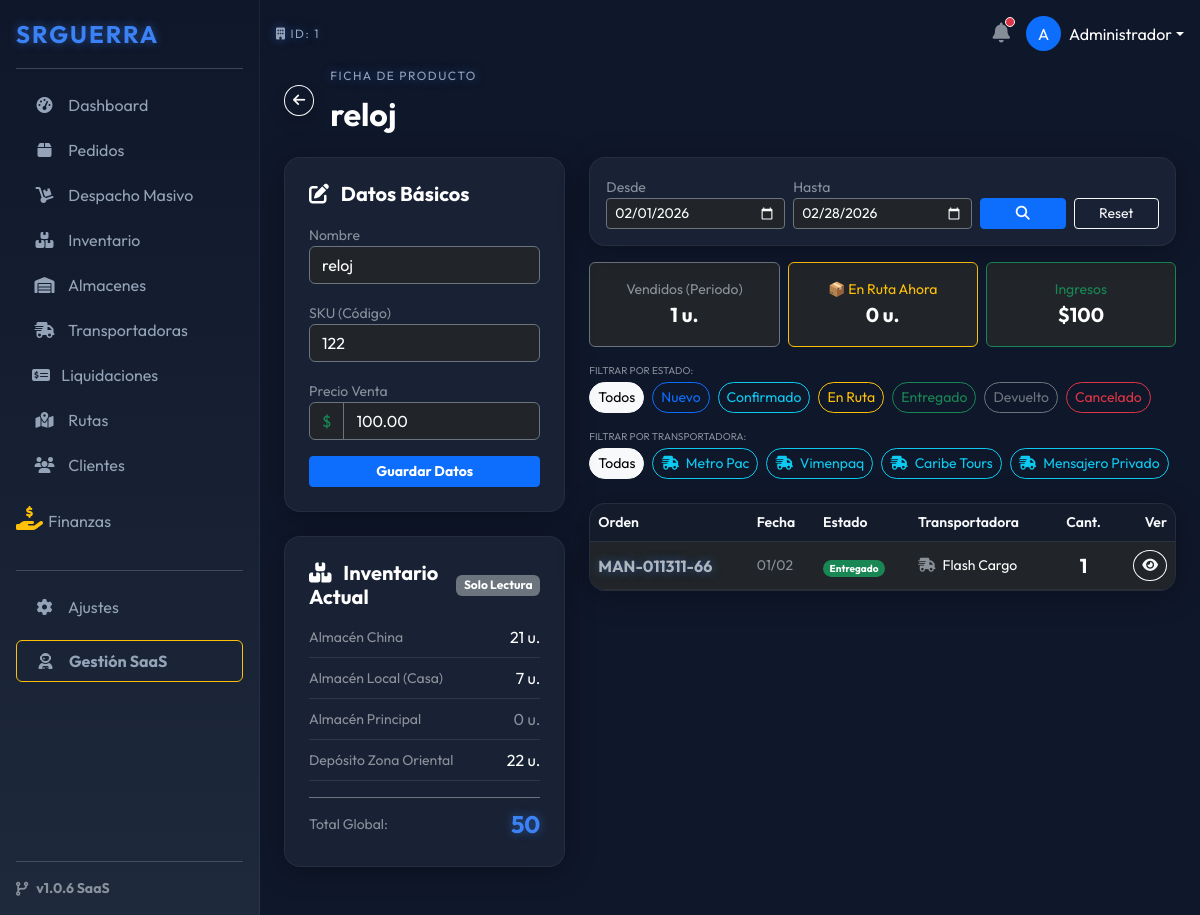
/index.php?ruta=inventario/editar&id=1 (signed in), run on the app's committed database.
### tables this page shows
CREATE TABLE `productos` (
  `id` int(11) NOT NULL,
  `empresa_id` int(11) NOT NULL,
  `sku` varchar(50) NOT NULL,
  `nombre` varchar(255) NOT NULL,
  `descripcion` text DEFAULT NULL,
  `imagen` varchar(255) DEFAULT NULL,
  `precio_venta` decimal(10,2) DEFAULT 0.00,
  `costo_compra` decimal(10,2) DEFAULT 0.00,
  `stock_actual` int(11) DEFAULT 0,
  `shopify_product_id` bigint(20) DEFAULT NULL
);

CREATE TABLE `almacenes` (
  `id` int(11) NOT NULL,
  `empresa_id` int(11) NOT NULL,
  `nombre` varchar(100) NOT NULL,
  `ubicacion` varchar(255) DEFAULT NULL,
  `costo_empaque` decimal(10,2) DEFAULT 0.00,
  `activo` tinyint(1) DEFAULT 1
);

CREATE TABLE `transportadoras` (
  `id` int(11) NOT NULL,
  `empresa_id` int(11) NOT NULL,
  `nombre` varchar(100) NOT NULL,
  `telefono` varchar(20) DEFAULT NULL,
  `codigo_acceso` varchar(50) DEFAULT NULL,
  `pin_acceso` varchar(255) DEFAULT NULL,
  `costo_envio_fijo` decimal(10,2) DEFAULT 0.00,
  `activo` tinyint(1) DEFAULT 1,
  `es_publica` tinyint(1) DEFAULT 0 COMMENT '1=Visible para todas las empresas'
);

CREATE TABLE `pedidos_detalle` (
  `id` int(11) NOT NULL,
  `pedido_id` int(11) NOT NULL,
  `producto_id` int(11) DEFAULT NULL,
  `nombre_producto` varchar(255) NOT NULL,
  `cantidad` int(11) NOT NULL,
  `precio_unitario` decimal(10,2) NOT NULL,
  `costo_unitario` decimal(10,2) DEFAULT 0.00
);

CREATE TABLE `pedidos` (
  `id` int(11) NOT NULL,
  `empresa_id` int(11) NOT NULL,
  `cliente_id` int(11) NOT NULL,
  `transportadora_id` int(11) DEFAULT NULL,
  `almacen_id` int(11) DEFAULT NULL,
  `shopify_order_id` bigint(20) DEFAULT NULL,
  `origen` varchar(50) DEFAULT 'Manual',
  `numero_orden` varchar(50) NOT NULL,
  `estado_interno` enum('Nuevo','Confirmado','En Ruta','Entregado','Devuelto','Rechazado','Cancelado') DEFAULT 'Nuevo',
  `total_venta` decimal(10,2) NOT NULL,
  `costo_envio_real` decimal(10,2) DEFAULT 0.00,
  `costo_empaque_real` decimal(10,2) DEFAULT 0.00,
  `notas_internas` text DEFAULT NULL,
  `motivo_rechazo` text DEFAULT NULL,
  `guia_transporte` varchar(100) DEFAULT NULL,
  `fecha_creacion` datetime DEFAULT current_timestamp(),
  `fecha_entrega` datetime DEFAULT NULL,
  `fecha_actualizacion` datetime DEFAULT NULL
);

### modules/inventario/editar.php (the view, shortened to what this page needs)
<?php
$id = (int)$_GET['id'];
$empresa_id = $_SESSION['empresa_id'];
$stmt = $pdo->prepare("SELECT * FROM productos WHERE id = ? AND empresa_id = ?");
$stmt->execute([$id, $empresa_id]);
$prod = $stmt->fetch();
$sql_stock = "SELECT a.id as almacen_id, a.nombre, COALESCE(i.cantidad, 0) as cantidad
              FROM almacenes a
              LEFT JOIN inventario_almacen i ON a.id = i.almacen_id AND i.producto_id = ?
              WHERE a.empresa_id = ? AND a.activo = 1
              ORDER BY a.nombre ASC";
$stmt_s = $pdo->prepare($sql_stock);
$stmt_s->execute([$id, $empresa_id]);
$stocks = $stmt_s->fetchAll();
$fecha_inicio = isset($_GET['f_ini']) ? $_GET['f_ini'] : date('Y-m-01');
$fecha_fin    = isset($_GET['f_fin']) ? $_GET['f_fin'] : date('Y-m-t');
$filtro_estado = isset($_GET['estado']) ? $_GET['estado'] : '';
$filtro_trans  = isset($_GET['transporte']) ? (int)$_GET['transporte'] : 0;
$sql_f_ini = $fecha_inicio . " 00:00:00";
$sql_f_fin = $fecha_fin . " 23:59:59";
$sql_mov = "SELECT p.numero_orden, p.fecha_creacion, p.estado_interno, p.id as pedido_id,
                   t.nombre as trans_nombre,
                   d.cantidad as cantidad_vendida, d.precio_unitario
            FROM pedidos_detalle d
            JOIN pedidos p ON d.pedido_id = p.id
            LEFT JOIN transportadoras t ON p.transportadora_id = t.id
            WHERE d.producto_id = ?
            AND p.empresa_id = ?
            AND p.fecha_creacion BETWEEN ? AND ?";
$params = [$id, $empresa_id, $sql_f_ini, $sql_f_fin];
$sql_mov .= " ORDER BY p.fecha_creacion DESC";
$stmt_m = $pdo->prepare($sql_mov);
$stmt_m->execute($params);
$movimientos = $stmt_m->fetchAll();
$unidades_vendidas = 0;
$unidades_en_ruta = 0;
$ingresos_generados = 0;
foreach($movimientos as $m) {
    $unidades_vendidas += $m['cantidad_vendida'];
    $ingresos_generados += ($m['cantidad_vendida'] * $m['precio_unitario']);
}
$lista_trans = $pdo->query("SELECT id, nombre FROM transportadoras WHERE empresa_id = $empresa_id AND activo = 1")->fetchAll();
function url_prod($nuevo_estado=null, $nuevo_trans=null) {
    global $id, $fecha_inicio, $fecha_fin, $filtro_estado, $filtro_trans;
    $e = ($nuevo_estado === 'all') ? '' : ($nuevo_estado ?? $filtro_estado);
    $t = ($nuevo_trans === 'all') ? 0 : ($nuevo_trans ?? $filtro_trans);
    return "index.php?ruta=inventario/editar&id=$id&f_ini=$fecha_inicio&f_fin=$fecha_fin&estado=$e&transporte=$t";
}
?>
<div class="d-flex align-items-center mb-4">
    <a href="index.php?ruta=inventario" class="btn btn-outline-light btn-sm me-3 rounded-circle shadow"><i class="fas fa-arrow-left"></i></a>
    <div>
        <span class="h-label text-neon">FICHA DE PRODUCTO</span>
        <h2 class="fw-bold text-white mb-0"><?php echo $prod['nombre']; ?></h2>
    </div>
</div>
<div class="row g-4">
    <div class="col-lg-4">
        <div class="card-glass p-4 mb-4">
            <h5 class="text-white fw-bold mb-3"><i class="fas fa-edit me-2"></i> Datos Básicos</h5>
            <form action="index.php?ruta=inventario/logic" method="POST">
                <div class="mb-3">
                    <label class="small text-muted">Nombre</label>
                    <input type="text" name="nombre" value="<?php echo $prod['nombre']; ?>" class="form-control bg-dark text-white border-secondary">
                </div>
                <div class="mb-3">
                    <label class="small text-muted">SKU (Código)</label>
                    <input type="text" name="sku" value="<?php echo $prod['sku']; ?>" class="form-control bg-dark text-white border-secondary">
                </div>
                <div class="mb-3">
                    <label class="small text-muted">Precio Venta</label>
                    <div class="input-group">
                        <span class="input-group-text bg-dark border-secondary text-success">$</span>
                        <input type="number" name="precio_venta" value="<?php echo $prod['precio_venta']; ?>" class="form-control bg-dark text-white border-secondary">
                    </div>
                </div>
                <button class="btn btn-primary w-100 btn-sm fw-bold">Guardar Datos</button>
            </form>
        </div>
        <div class="card-glass p-4">
            <div class="d-flex justify-content-between align-items-center mb-3">
                <h5 class="text-white fw-bold m-0"><i class="fas fa-boxes me-2"></i> Inventario Actual</h5>
                <span class="badge bg-secondary">Solo Lectura</span>
            </div>
            <div class="vstack gap-2 mb-3">
                <?php
                $total_calculado = 0;
                if(empty($stocks)): ?>
                    <div class="text-center text-muted small py-2">No hay almacenes creados.</div>
                <?php else:
                    foreach($stocks as $s):
                        $total_calculado += $s['cantidad'];
                        $color_stock = 'text-white';
                        if($s['cantidad'] == 0) $color_stock = 'text-muted';
                    ?>
                    <div class="d-flex justify-content-between align-items-center border-bottom border-secondary border-opacity-25 pb-2">
                        <label class="text-white-50 small m-0"><?php echo $s['nombre']; ?></label>
                        <span class="<?php echo $color_stock; ?> fs-6"><?php echo $s['cantidad']; ?> u.</span>
                    </div>
                    <?php endforeach;
                endif; ?>
            </div>
            <div class="d-flex justify-content-between align-items-center pt-2 border-top border-secondary">
                <small class="text-muted">Total Global:</small>
                <span class="text-neon fw-bold fs-4"><?php echo $total_calculado; ?></span>
            </div>
            </div>
    </div>
    <div class="col-lg-8">
        <div class="card-glass p-3 mb-3">
            <form action="index.php" method="GET" class="row g-2 align-items-end">
                <div class="col-md-4">
                    <label class="small text-muted">Desde</label>
                    <input type="date" name="f_ini" value="<?php echo $fecha_inicio; ?>" class="form-control form-control-sm bg-dark text-white border-secondary">
                </div>
                <div class="col-md-4">
                    <label class="small text-muted">Hasta</label>
                    <input type="date" name="f_fin" value="<?php echo $fecha_fin; ?>" class="form-control form-control-sm bg-dark text-white border-secondary">
                </div>
                <div class="col-md-2">
                    <button class="btn btn-sm btn-primary w-100"><i class="fas fa-search"></i></button>
                </div>
                <div class="col-md-2">
                     <a href="index.php?ruta=inventario/editar&id=<?php echo $id; ?>" class="btn btn-sm btn-outline-light w-100">Reset</a>
                </div>
            </form>
        </div>
        <div class="row g-2 mb-3">
            <div class="col-4">
                <div class="p-3 bg-dark border border-secondary rounded text-center">
                    <small class="text-muted d-block">Vendidos (Periodo)</small>
                    <span class="text-white fw-bold fs-5"><?php echo $unidades_vendidas; ?> u.</span>
                </div>
            </div>
            <div class="col-4">
                <div class="p-3 bg-dark border border-warning rounded text-center">
                    <small class="text-warning d-block">📦 En Ruta Ahora</small>
                    <span class="text-white fw-bold fs-5"><?php echo $unidades_en_ruta; ?> u.</span>
                </div>
            </div>
            <div class="col-4">
                <div class="p-3 bg-dark border border-success rounded text-center">
                    <small class="text-success d-block">Ingresos</small>
                    <span class="text-white fw-bold fs-5">$<?php echo number_format($ingresos_generados,0); ?></span>
                </div>
            </div>
        </div>
        <div class="mb-2">
            <small class="text-muted text-uppercase d-block mb-1" style="font-size: 10px;">Filtrar por Estado:</small>
            <div class="d-flex gap-2 overflow-auto pb-2">
                <a href="<?php echo url_prod('all'); ?>" class="btn btn-sm rounded-pill <?php echo empty($filtro_estado)?'btn-light':'btn-outline-secondary'; ?>">Todos</a>
                <a href="<?php echo url_prod('Nuevo'); ?>" class="btn btn-sm rounded-pill <?php echo $filtro_estado=='Nuevo'?'btn-primary':'btn-outline-primary'; ?>">Nuevo</a>
                <a href="<?php echo url_prod('Confirmado'); ?>" class="btn btn-sm rounded-pill <?php echo $filtro_estado=='Confirmado'?'btn-info text-dark':'btn-outline-info'; ?>">Confirmado</a>
                <a href="<?php echo url_prod('En Ruta'); ?>" class="btn btn-sm rounded-pill <?php echo $filtro_estado=='En Ruta'?'btn-warning text-dark':'btn-outline-warning'; ?>">En Ruta</a>
                <a href="<?php echo url_prod('Entregado'); ?>" class="btn btn-sm rounded-pill <?php echo $filtro_estado=='Entregado'?'btn-success':'btn-outline-success'; ?>">Entregado</a>
                <a href="<?php echo url_prod('Devuelto'); ?>" class="btn btn-sm rounded-pill <?php echo $filtro_estado=='Devuelto'?'btn-secondary':'btn-outline-secondary'; ?>">Devuelto</a>
                <a href="<?php echo url_prod('Cancelado'); ?>" class="btn btn-sm rounded-pill <?php echo $filtro_estado=='Cancelado'?'btn-danger':'btn-outline-danger'; ?>">Cancelado</a>
            </div>
        </div>
        <div class="mb-3">
            <small class="text-muted text-uppercase d-block mb-1" style="font-size: 10px;">Filtrar por Transportadora:</small>
            <div class="d-flex gap-2 overflow-auto pb-2">
                <a href="<?php echo url_prod(null, 'all'); ?>" class="btn btn-sm rounded-pill <?php echo $filtro_trans==0 ? 'btn-light':'btn-outline-secondary'; ?>">Todas</a>
                <?php foreach($lista_trans as $t): ?>
                    <a href="<?php echo url_prod(null, $t['id']); ?>"
                       class="btn btn-sm rounded-pill text-nowrap <?php echo $filtro_trans==$t['id']?'btn-info text-dark':'btn-outline-info'; ?>">
                        <i class="fas fa-shipping-fast me-1"></i> <?php echo $t['nombre']; ?>
                    </a>
                <?php endforeach; ?>
            </div>
        </div>
        <div class="card-glass p-0 overflow-hidden">
            <div class="table-responsive">
                <table class="table table-dark-custom align-middle mb-0">
                    <thead>
                        <tr class="small text-muted">
                            <th>Orden</th>
                            <th>Fecha</th>
                            <th>Estado</th>
                            <th>Transportadora</th>
                            <th class="text-center">Cant.</th>
                            <th class="text-end">Ver</th>
                        </tr>
                    </thead>
                    <tbody>
                        <?php if(count($movimientos) > 0): ?>
                            <?php foreach($movimientos as $m): ?>
                            <tr>
                                <td class="text-neon fw-bold"><?php echo $m['numero_orden']; ?></td>
                                <td class="small text-muted"><?php echo date('d/m', strtotime($m['fecha_creacion'])); ?></td>
                                <td>
                                    <?php
                                        $badge = 'bg-secondary';
                                        if($m['estado_interno']=='Entregado') $badge = 'bg-success';
                                    ?>
                                    <span class="badge <?php echo $badge; ?> rounded-pill" style="font-size: 10px;"><?php echo $m['estado_interno']; ?></span>
                                </td>
                                <td class="small text-white">
                                    <i class="fas fa-shipping-fast me-1 text-muted"></i>
                                    <?php echo $m['trans_nombre'] ?: 'Sin Asignar'; ?>
                                </td>
                                <td class="text-center fw-bold text-white fs-5"><?php echo $m['cantidad_vendida']; ?></td>
                                <td class="text-end">
                                    <a href="index.php?ruta=pedidos/ver&id=<?php echo $m['pedido_id']; ?>" class="btn btn-sm btn-outline-light rounded-circle">
                                        <i class="fas fa-eye"></i>
                                    </a>
                                </td>
                            </tr>
                            <?php endforeach; ?>
                        <?php else: ?>
                            <tr>
                                <td colspan="6" class="text-center py-5 text-muted">No hay movimientos de este producto con estos filtros.</td>
                            </tr>
                        <?php endif; ?>
                    </tbody>
                </table>
            </div>
        </div>
    </div>
</div>

### assets/css/futuristic.css (style rules this page uses)
:root { --bg-dark: #0f172a; --bg-card: #1e293b; --primary-neon: #3b82f6; --accent-neon: #8b5cf6; --text-main: #f8fafc; --text-muted: #94a3b8; --success-glow: rgba(34, 197, 94, 0.2); --danger-glow: rgba(239, 68, 68, 0.2); }
body { background-color: var(--bg-dark); color: var(--text-main); font-family: 'Outfit', sans-serif; }
.card-glass { background: rgba(30, 41, 59, 0.7); backdrop-filter: blur(10px); -webkit-backdrop-filter: blur(10px); border: 1px solid rgba(255, 255, 255, 0.05); border-radius: 16px; box-shadow: 0 4px 30px rgba(0, 0, 0, 0.3); transition: transform 0.2s; }
.text-neon { color: var(--primary-neon); text-shadow: 0 0 10px rgba(59, 130, 246, 0.5); }
.h-label { font-size: 0.75rem; text-transform: uppercase; letter-spacing: 1.5px; color: var(--text-muted); margin-bottom: 10px; display: block; }
.table-dark-custom { background: transparent; color: var(--text-muted); }
.table-dark-custom th { background: rgba(0,0,0,0.2); color: var(--text-main); border-bottom: 1px solid rgba(255,255,255,0.1); font-weight: 600; }
.table-dark-custom td { border-bottom: 1px solid rgba(255,255,255,0.05); vertical-align: middle; }

### data on the page
productos: nombre "reloj", sku "122", precio_venta "100.00"
almacenes: nombre "Almacén China", cantidad "21"
almacenes: nombre "Almacén Local (Casa)", cantidad "7"
almacenes: nombre "Almacén Principal", cantidad "0"
almacenes: nombre "Depósito Zona Oriental", cantidad "22"
transportadoras: nombre "Metro Pac"
transportadoras: nombre "Vimenpaq"
transportadoras: nombre "Caribe Tours"
transportadoras: nombre "Mensajero Privado"
pedidos_detalle: pedido.numero_orden "MAN-011311-66", pedido.fecha_creacion "01/02", pedido.estado_interno "Entregado", transportadoras.nombre "Flash Cargo", cantidad "1"

### other printed values
$_SESSION['empresa_id'] "1"
substr($_SESSION['usuario_nombre'], 0, 1) "A"
explode(' ', $_SESSION['usuario_nombre'])[0] "Administrador"
$total_calculado "50"
$unidades_vendidas "1"
$unidades_en_ruta "0"
$ingresos_generados "100"
